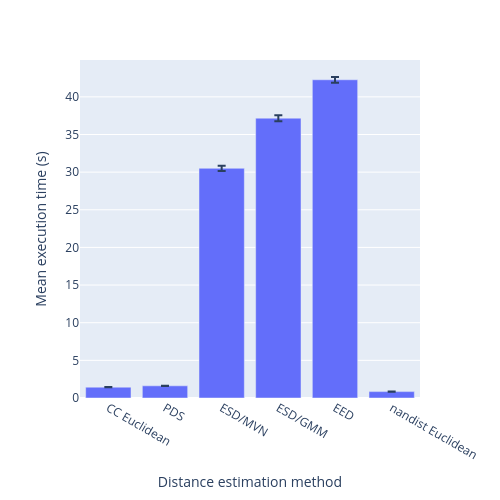

Source (notebook cell):
### Code cell
labels={
    "dist": "Distance estimation method",
    "mean": "Mean execution time (s)",
}

fig = px.bar(
    condensed_df,
    x="dist",
    y="mean",
    error_y="stddev",
    labels=labels,
    width=500,
    height=500,
)

fig.update_xaxes(
    categoryorder="array",
    categoryarray=DIST_ORDER
)

fig.show()

### Figure 1 — Plotly figure (JSON) as saved in the notebook; plotly's stock layout.template omitted (floating-point values rounded to 4 significant figures)
{"data": [{"error_y": {"array": [0.3811, 0.3951, 0.3443, 0.009314, 0.01205, 0.01293]}, "hovertemplate": "Distance estimation method=%{x}<br>Mean execution time (s)=%{y}<extra></extra>", "legendgroup": "", "marker": {"color": "#636efa", "pattern": {"shape": ""}}, "name": "", "orientation": "v", "showlegend": false, "textposition": "auto", "type": "bar", "x": ["EED", "ESD/GMM", "ESD/MVN", "nandist Euclidean", "PDS", "CC Euclidean"], "xaxis": "x", "y": [42.27, 37.17, 30.51, 0.8482, 1.618, 1.44], "yaxis": "y"}], "layout": {"barmode": "relative", "height": 500, "legend": {"tracegroupgap": 0}, "margin": {"t": 60}, "width": 500, "xaxis": {"anchor": "y", "categoryarray": ["CC Euclidean", "PDS", "ESD/MVN", "ESD/GMM", "EED", "nandist Euclidean"], "categoryorder": "array", "domain": [0, 1], "title": {"text": "Distance estimation method"}}, "yaxis": {"anchor": "x", "domain": [0, 1], "title": {"text": "Mean execution time (s)"}}}}
